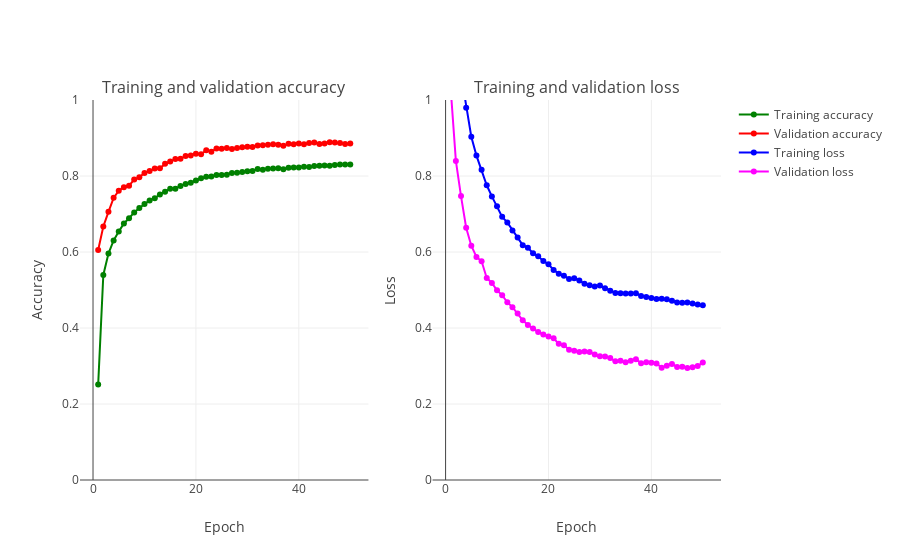
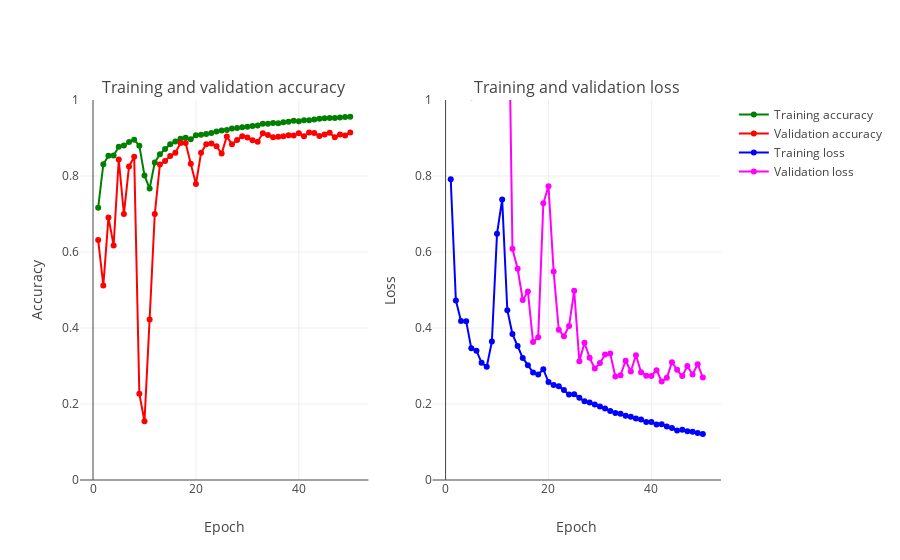
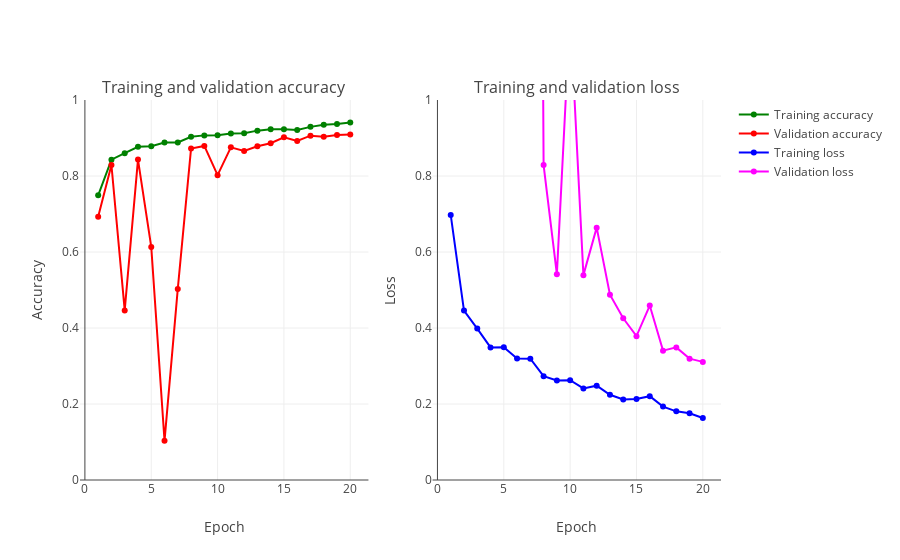
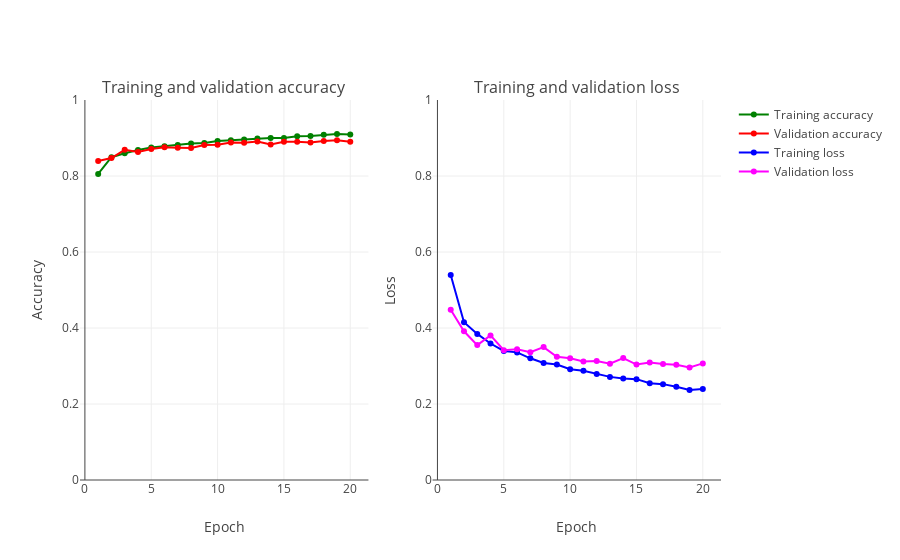

Notebook cell for these charts, in order:
### Markdown cell above
<a id="ch7"></a>
# Plot History

### Code cell
for model_name in history_dict.keys():
    print(model_name)
    util.plot_accuracy_and_loss(history_dict[model_name])

### Figure 1 — Plotly figure (JSON) as saved in the notebook; plotly's stock layout.template omitted (floating-point values rounded to 4 significant figures)
{"data": [{"marker": {"color": "Green"}, "mode": "markers+lines", "name": "Training accuracy", "text": ["1", "2", "3", "4", "5", "6", "7", "8", "9", "10", "11", "12", "13", "14", "15", "16", "17", "18", "19", "20", "21", "22", "23", "24", "25", "26", "27", "28", "29", "30", "31", "32", "33", "34", "35", "36", "37", "38", "39", "40", "41", "42", "43", "44", "45", "46", "47", "48", "49", "50"], "type": "scatter", "uid": "b9689b33-d641-4ac9-a9db-8ca7b71d28b7", "x": [1, 2, 3, 4, 5, 6, 7, 8, 9, 10, 11, 12, 13, 14, 15, 16, 17, 18, 19, 20, 21, 22, 23, 24, 25, 26, 27, 28, 29, 30, 31, 32, 33, 34, 35, 36, 37, 38, 39, 40, 41, 42, 43, 44, 45, 46, 47, 48, 49, 50], "xaxis": "x", "y": [0.2511, 0.5397, 0.5958, 0.6305, 0.6537, 0.6751, 0.6887, 0.7043, 0.7159, 0.7266, 0.7358, 0.7414, 0.7515, 0.7587, 0.7668, 0.7666, 0.7739, 0.7788, 0.7822, 0.7882, 0.7944, 0.7978, 0.7988, 0.8028, 0.8029, 0.8035, 0.8077, 0.8087, 0.8104, 0.8126, 0.813, 0.8181, 0.8167, 0.819, 0.82, 0.8204, 0.8179, 0.8215, 0.8224, 0.8221, 0.8242, 0.8239, 0.826, 0.8267, 0.8274, 0.8268, 0.829, 0.8301, 0.8302, 0.8302], "yaxis": "y"}, {"marker": {"color": "Red"}, "mode": "markers+lines", "name": "Validation accuracy", "text": ["1", "2", "3", "4", "5", "6", "7", "8", "9", "10", "11", "12", "13", "14", "15", "16", "17", "18", "19", "20", "21", "22", "23", "24", "25", "26", "27", "28", "29", "30", "31", "32", "33", "34", "35", "36", "37", "38", "39", "40", "41", "42", "43", "44", "45", "46", "47", "48", "49", "50"], "type": "scatter", "uid": "2803ce84-4760-464b-816a-f849d1ce9a95", "x": [1, 2, 3, 4, 5, 6, 7, 8, 9, 10, 11, 12, 13, 14, 15, 16, 17, 18, 19, 20, 21, 22, 23, 24, 25, 26, 27, 28, 29, 30, 31, 32, 33, 34, 35, 36, 37, 38, 39, 40, 41, 42, 43, 44, 45, 46, 47, 48, 49, 50], "xaxis": "x", "y": [0.6054, 0.667, 0.7057, 0.7425, 0.7614, 0.7706, 0.7747, 0.7907, 0.7964, 0.8079, 0.8129, 0.8195, 0.8205, 0.8319, 0.8383, 0.8444, 0.8452, 0.8528, 0.8541, 0.8588, 0.857, 0.8677, 0.8641, 0.8725, 0.8718, 0.8735, 0.871, 0.8738, 0.8758, 0.877, 0.8762, 0.88, 0.881, 0.8819, 0.8833, 0.8821, 0.8797, 0.8848, 0.8832, 0.8852, 0.8833, 0.8869, 0.8878, 0.8845, 0.8854, 0.8891, 0.8878, 0.8868, 0.8845, 0.8857], "yaxis": "y"}, {"marker": {"color": "Blue"}, "mode": "markers+lines", "name": "Training loss", "text": ["1", "2", "3", "4", "5", "6", "7", "8", "9", "10", "11", "12", "13", "14", "15", "16", "17", "18", "19", "20", "21", "22", "23", "24", "25", "26", "27", "28", "29", "30", "31", "32", "33", "34", "35", "36", "37", "38", "39", "40", "41", "42", "43", "44", "45", "46", "47", "48", "49", "50"], "type": "scatter", "uid": "8ffb380b-190c-41c3-b25d-4d62c0f06e8a", "x": [1, 2, 3, 4, 5, 6, 7, 8, 9, 10, 11, 12, 13, 14, 15, 16, 17, 18, 19, 20, 21, 22, 23, 24, 25, 26, 27, 28, 29, 30, 31, 32, 33, 34, 35, 36, 37, 38, 39, 40, 41, 42, 43, 44, 45, 46, 47, 48, 49, 50], "xaxis": "x2", "y": [3.366, 1.22, 1.068, 0.9796, 0.9035, 0.8536, 0.8166, 0.7756, 0.7463, 0.7207, 0.6924, 0.6779, 0.6568, 0.6384, 0.618, 0.6114, 0.5964, 0.5888, 0.5766, 0.5675, 0.5529, 0.5428, 0.5376, 0.5291, 0.5308, 0.5251, 0.5163, 0.5128, 0.5093, 0.5119, 0.5045, 0.4981, 0.4922, 0.4917, 0.4907, 0.491, 0.4917, 0.4845, 0.4817, 0.4787, 0.4766, 0.4771, 0.4758, 0.4717, 0.467, 0.4665, 0.4673, 0.4642, 0.4621, 0.4596], "yaxis": "y2"}, {"marker": {"color": "Magenta"}, "mode": "markers+lines", "name": "Validation loss", "text": ["1", "2", "3", "4", "5", "6", "7", "8", "9", "10", "11", "12", "13", "14", "15", "16", "17", "18", "19", "20", "21", "22", "23", "24", "25", "26", "27", "28", "29", "30", "31", "32", "33", "34", "35", "36", "37", "38", "39", "40", "41", "42", "43", "44", "45", "46", "47", "48", "49", "50"], "type": "scatter", "uid": "feaa9397-a544-4884-bd5a-073089300df8", "x": [1, 2, 3, 4, 5, 6, 7, 8, 9, 10, 11, 12, 13, 14, 15, 16, 17, 18, 19, 20, 21, 22, 23, 24, 25, 26, 27, 28, 29, 30, 31, 32, 33, 34, 35, 36, 37, 38, 39, 40, 41, 42, 43, 44, 45, 46, 47, 48, 49, 50], "xaxis": "x2", "y": [1.029, 0.8398, 0.7473, 0.6639, 0.6166, 0.5869, 0.5757, 0.5318, 0.5184, 0.499, 0.4864, 0.4677, 0.4549, 0.438, 0.4202, 0.4078, 0.3987, 0.3892, 0.383, 0.3778, 0.3727, 0.3585, 0.3547, 0.343, 0.3404, 0.3371, 0.338, 0.3371, 0.33, 0.3256, 0.3248, 0.3207, 0.3127, 0.3136, 0.3096, 0.3139, 0.3175, 0.3074, 0.3097, 0.3083, 0.3064, 0.2957, 0.3009, 0.3055, 0.2975, 0.2982, 0.295, 0.2969, 0.3, 0.3091], "yaxis": "y2"}], "layout": {"annotations": [{"font": {"size": 16}, "showarrow": false, "text": "Training and validation accuracy", "x": 0.225, "xanchor": "center", "xref": "paper", "y": 1, "yanchor": "bottom", "yref": "paper"}, {"font": {"size": 16}, "showarrow": false, "text": "Training and validation loss", "x": 0.775, "xanchor": "center", "xref": "paper", "y": 1, "yanchor": "bottom", "yref": "paper"}], "xaxis": {"anchor": "y", "domain": [0, 0.45], "title": {"text": "Epoch"}}, "xaxis2": {"anchor": "y2", "domain": [0.55, 1], "title": {"text": "Epoch"}}, "yaxis": {"anchor": "x", "domain": [0, 1], "range": [0, 1], "title": {"text": "Accuracy"}}, "yaxis2": {"anchor": "x2", "domain": [0, 1], "range": [0, 1], "title": {"text": "Loss"}}}}

### Figure 2 — Plotly figure (JSON) as saved in the notebook; plotly's stock layout.template omitted (floating-point values rounded to 4 significant figures)
{"data": [{"marker": {"color": "Green"}, "mode": "markers+lines", "name": "Training accuracy", "text": ["1", "2", "3", "4", "5", "6", "7", "8", "9", "10", "11", "12", "13", "14", "15", "16", "17", "18", "19", "20", "21", "22", "23", "24", "25", "26", "27", "28", "29", "30", "31", "32", "33", "34", "35", "36", "37", "38", "39", "40", "41", "42", "43", "44", "45", "46", "47", "48", "49", "50"], "type": "scatter", "uid": "cbc17c87-842b-4da4-9f9c-a83ff7b64885", "x": [1, 2, 3, 4, 5, 6, 7, 8, 9, 10, 11, 12, 13, 14, 15, 16, 17, 18, 19, 20, 21, 22, 23, 24, 25, 26, 27, 28, 29, 30, 31, 32, 33, 34, 35, 36, 37, 38, 39, 40, 41, 42, 43, 44, 45, 46, 47, 48, 49, 50], "xaxis": "x", "y": [0.7166, 0.8309, 0.8533, 0.8536, 0.8769, 0.8801, 0.8895, 0.8953, 0.8798, 0.8014, 0.767, 0.8356, 0.8572, 0.8707, 0.8833, 0.8909, 0.898, 0.9008, 0.8964, 0.9073, 0.9085, 0.9105, 0.9133, 0.9172, 0.9196, 0.9212, 0.9249, 0.9266, 0.9285, 0.9293, 0.9313, 0.9327, 0.9373, 0.9374, 0.9395, 0.9389, 0.9413, 0.9428, 0.9451, 0.9442, 0.9464, 0.9466, 0.9489, 0.9504, 0.9521, 0.9528, 0.9524, 0.9541, 0.9549, 0.9559], "yaxis": "y"}, {"marker": {"color": "Red"}, "mode": "markers+lines", "name": "Validation accuracy", "text": ["1", "2", "3", "4", "5", "6", "7", "8", "9", "10", "11", "12", "13", "14", "15", "16", "17", "18", "19", "20", "21", "22", "23", "24", "25", "26", "27", "28", "29", "30", "31", "32", "33", "34", "35", "36", "37", "38", "39", "40", "41", "42", "43", "44", "45", "46", "47", "48", "49", "50"], "type": "scatter", "uid": "e56daa37-3cd2-4e03-aeb9-9a6d79a2f1a9", "x": [1, 2, 3, 4, 5, 6, 7, 8, 9, 10, 11, 12, 13, 14, 15, 16, 17, 18, 19, 20, 21, 22, 23, 24, 25, 26, 27, 28, 29, 30, 31, 32, 33, 34, 35, 36, 37, 38, 39, 40, 41, 42, 43, 44, 45, 46, 47, 48, 49, 50], "xaxis": "x", "y": [0.6316, 0.5121, 0.691, 0.6174, 0.8433, 0.7001, 0.8253, 0.8504, 0.227, 0.1545, 0.4226, 0.6997, 0.8303, 0.8395, 0.8523, 0.8609, 0.8867, 0.8868, 0.8323, 0.779, 0.8612, 0.8838, 0.8858, 0.8784, 0.8589, 0.9042, 0.8837, 0.8949, 0.9044, 0.9013, 0.8938, 0.8902, 0.9123, 0.9081, 0.9017, 0.9036, 0.9049, 0.9072, 0.9064, 0.9127, 0.9049, 0.9146, 0.913, 0.9054, 0.9093, 0.9135, 0.902, 0.9095, 0.9066, 0.9147], "yaxis": "y"}, {"marker": {"color": "Blue"}, "mode": "markers+lines", "name": "Training loss", "text": ["1", "2", "3", "4", "5", "6", "7", "8", "9", "10", "11", "12", "13", "14", "15", "16", "17", "18", "19", "20", "21", "22", "23", "24", "25", "26", "27", "28", "29", "30", "31", "32", "33", "34", "35", "36", "37", "38", "39", "40", "41", "42", "43", "44", "45", "46", "47", "48", "49", "50"], "type": "scatter", "uid": "54b406d2-3364-4df9-9d0e-e5e2eadc629a", "x": [1, 2, 3, 4, 5, 6, 7, 8, 9, 10, 11, 12, 13, 14, 15, 16, 17, 18, 19, 20, 21, 22, 23, 24, 25, 26, 27, 28, 29, 30, 31, 32, 33, 34, 35, 36, 37, 38, 39, 40, 41, 42, 43, 44, 45, 46, 47, 48, 49, 50], "xaxis": "x2", "y": [0.7916, 0.4727, 0.4183, 0.418, 0.3464, 0.3403, 0.3085, 0.2981, 0.3642, 0.6483, 0.7383, 0.4468, 0.384, 0.3527, 0.3212, 0.3022, 0.2828, 0.2775, 0.2915, 0.2577, 0.25, 0.2468, 0.2367, 0.2251, 0.2253, 0.2162, 0.2073, 0.2036, 0.1986, 0.1933, 0.1882, 0.1818, 0.176, 0.1741, 0.1693, 0.1668, 0.1618, 0.159, 0.1529, 0.1526, 0.1463, 0.1466, 0.1411, 0.137, 0.1303, 0.1323, 0.1281, 0.1268, 0.124, 0.1208], "yaxis": "y2"}, {"marker": {"color": "Magenta"}, "mode": "markers+lines", "name": "Validation loss", "text": ["1", "2", "3", "4", "5", "6", "7", "8", "9", "10", "11", "12", "13", "14", "15", "16", "17", "18", "19", "20", "21", "22", "23", "24", "25", "26", "27", "28", "29", "30", "31", "32", "33", "34", "35", "36", "37", "38", "39", "40", "41", "42", "43", "44", "45", "46", "47", "48", "49", "50"], "type": "scatter", "uid": "7f163687-2295-439d-bf3b-6ec1e1552fd4", "x": [1, 2, 3, 4, 5, 6, 7, 8, 9, 10, 11, 12, 13, 14, 15, 16, 17, 18, 19, 20, 21, 22, 23, 24, 25, 26, 27, 28, 29, 30, 31, 32, 33, 34, 35, 36, 37, 38, 39, 40, 41, 42, 43, 44, 45, 46, 47, 48, 49, 50], "xaxis": "x2", "y": [2.671, 6.218, 3.231, 4.905, 1.007, 2.56, 1.238, 1.129, 10.94, 11.17, 5.043, 1.52, 0.6084, 0.5559, 0.4736, 0.496, 0.3631, 0.3758, 0.7281, 0.7733, 0.549, 0.3954, 0.3781, 0.4053, 0.498, 0.3123, 0.3613, 0.3215, 0.2936, 0.3077, 0.3302, 0.3327, 0.2723, 0.2757, 0.3141, 0.2855, 0.3281, 0.2832, 0.2742, 0.2738, 0.2891, 0.2591, 0.2691, 0.3098, 0.2901, 0.2735, 0.2997, 0.2776, 0.3047, 0.2697], "yaxis": "y2"}], "layout": {"annotations": [{"font": {"size": 16}, "showarrow": false, "text": "Training and validation accuracy", "x": 0.225, "xanchor": "center", "xref": "paper", "y": 1, "yanchor": "bottom", "yref": "paper"}, {"font": {"size": 16}, "showarrow": false, "text": "Training and validation loss", "x": 0.775, "xanchor": "center", "xref": "paper", "y": 1, "yanchor": "bottom", "yref": "paper"}], "xaxis": {"anchor": "y", "domain": [0, 0.45], "title": {"text": "Epoch"}}, "xaxis2": {"anchor": "y2", "domain": [0.55, 1], "title": {"text": "Epoch"}}, "yaxis": {"anchor": "x", "domain": [0, 1], "range": [0, 1], "title": {"text": "Accuracy"}}, "yaxis2": {"anchor": "x2", "domain": [0, 1], "range": [0, 1], "title": {"text": "Loss"}}}}

### Figure 3 — Plotly figure (JSON) as saved in the notebook; plotly's stock layout.template omitted (floating-point values rounded to 4 significant figures)
{"data": [{"marker": {"color": "Green"}, "mode": "markers+lines", "name": "Training accuracy", "text": ["1", "2", "3", "4", "5", "6", "7", "8", "9", "10", "11", "12", "13", "14", "15", "16", "17", "18", "19", "20"], "type": "scatter", "uid": "e22dbb6c-f8ac-4faf-9819-ab75f0f73f98", "x": [1, 2, 3, 4, 5, 6, 7, 8, 9, 10, 11, 12, 13, 14, 15, 16, 17, 18, 19, 20], "xaxis": "x", "y": [0.7492, 0.843, 0.8601, 0.877, 0.8781, 0.888, 0.8882, 0.9031, 0.9069, 0.9074, 0.912, 0.9127, 0.9194, 0.9229, 0.9231, 0.9209, 0.9293, 0.9349, 0.9368, 0.9405], "yaxis": "y"}, {"marker": {"color": "Red"}, "mode": "markers+lines", "name": "Validation accuracy", "text": ["1", "2", "3", "4", "5", "6", "7", "8", "9", "10", "11", "12", "13", "14", "15", "16", "17", "18", "19", "20"], "type": "scatter", "uid": "119aa240-21d3-4128-bdf6-28fb1ee78a02", "x": [1, 2, 3, 4, 5, 6, 7, 8, 9, 10, 11, 12, 13, 14, 15, 16, 17, 18, 19, 20], "xaxis": "x", "y": [0.6926, 0.829, 0.4462, 0.8432, 0.6132, 0.1032, 0.5028, 0.8722, 0.8791, 0.8022, 0.8755, 0.866, 0.8782, 0.8862, 0.902, 0.892, 0.9062, 0.9032, 0.9079, 0.9089], "yaxis": "y"}, {"marker": {"color": "Blue"}, "mode": "markers+lines", "name": "Training loss", "text": ["1", "2", "3", "4", "5", "6", "7", "8", "9", "10", "11", "12", "13", "14", "15", "16", "17", "18", "19", "20"], "type": "scatter", "uid": "26da8aa6-f375-4cc5-9676-4844711e37dc", "x": [1, 2, 3, 4, 5, 6, 7, 8, 9, 10, 11, 12, 13, 14, 15, 16, 17, 18, 19, 20], "xaxis": "x2", "y": [0.6974, 0.4458, 0.3985, 0.3489, 0.3491, 0.3195, 0.3192, 0.2732, 0.2618, 0.2626, 0.241, 0.2483, 0.2243, 0.2121, 0.2129, 0.2207, 0.1932, 0.1807, 0.1754, 0.1632], "yaxis": "y2"}, {"marker": {"color": "Magenta"}, "mode": "markers+lines", "name": "Validation loss", "text": ["1", "2", "3", "4", "5", "6", "7", "8", "9", "10", "11", "12", "13", "14", "15", "16", "17", "18", "19", "20"], "type": "scatter", "uid": "d8ba4e1e-f2d4-4f6a-bb93-374dcf246060", "x": [1, 2, 3, 4, 5, 6, 7, 8, 9, 10, 11, 12, 13, 14, 15, 16, 17, 18, 19, 20], "xaxis": "x2", "y": [2.066, 1.021, 7.127, 1.135, 4.83, 14.36, 6.59, 0.8288, 0.5417, 1.231, 0.5391, 0.6641, 0.4878, 0.4255, 0.3786, 0.459, 0.3404, 0.349, 0.3194, 0.3108], "yaxis": "y2"}], "layout": {"annotations": [{"font": {"size": 16}, "showarrow": false, "text": "Training and validation accuracy", "x": 0.225, "xanchor": "center", "xref": "paper", "y": 1, "yanchor": "bottom", "yref": "paper"}, {"font": {"size": 16}, "showarrow": false, "text": "Training and validation loss", "x": 0.775, "xanchor": "center", "xref": "paper", "y": 1, "yanchor": "bottom", "yref": "paper"}], "xaxis": {"anchor": "y", "domain": [0, 0.45], "title": {"text": "Epoch"}}, "xaxis2": {"anchor": "y2", "domain": [0.55, 1], "title": {"text": "Epoch"}}, "yaxis": {"anchor": "x", "domain": [0, 1], "range": [0, 1], "title": {"text": "Accuracy"}}, "yaxis2": {"anchor": "x2", "domain": [0, 1], "range": [0, 1], "title": {"text": "Loss"}}}}

### Figure 4 — Plotly figure (JSON) as saved in the notebook; plotly's stock layout.template omitted (floating-point values rounded to 4 significant figures)
{"data": [{"marker": {"color": "Green"}, "mode": "markers+lines", "name": "Training accuracy", "text": ["1", "2", "3", "4", "5", "6", "7", "8", "9", "10", "11", "12", "13", "14", "15", "16", "17", "18", "19", "20"], "type": "scatter", "uid": "a7b7851c-6766-4527-8010-3efdca3b1ad5", "x": [1, 2, 3, 4, 5, 6, 7, 8, 9, 10, 11, 12, 13, 14, 15, 16, 17, 18, 19, 20], "xaxis": "x", "y": [0.8055, 0.8494, 0.8598, 0.8684, 0.8748, 0.8786, 0.8817, 0.8853, 0.8867, 0.8919, 0.894, 0.8961, 0.8986, 0.8999, 0.9002, 0.9045, 0.9054, 0.9082, 0.9107, 0.9094], "yaxis": "y"}, {"marker": {"color": "Red"}, "mode": "markers+lines", "name": "Validation accuracy", "text": ["1", "2", "3", "4", "5", "6", "7", "8", "9", "10", "11", "12", "13", "14", "15", "16", "17", "18", "19", "20"], "type": "scatter", "uid": "ba63f50e-efe4-4524-94dd-561423170078", "x": [1, 2, 3, 4, 5, 6, 7, 8, 9, 10, 11, 12, 13, 14, 15, 16, 17, 18, 19, 20], "xaxis": "x", "y": [0.8393, 0.8474, 0.8689, 0.8631, 0.8711, 0.8755, 0.8743, 0.8736, 0.8818, 0.8822, 0.8883, 0.8872, 0.8906, 0.8828, 0.8899, 0.8904, 0.8883, 0.8922, 0.8942, 0.8898], "yaxis": "y"}, {"marker": {"color": "Blue"}, "mode": "markers+lines", "name": "Training loss", "text": ["1", "2", "3", "4", "5", "6", "7", "8", "9", "10", "11", "12", "13", "14", "15", "16", "17", "18", "19", "20"], "type": "scatter", "uid": "1871794c-208a-4c9f-bf90-b461131d726f", "x": [1, 2, 3, 4, 5, 6, 7, 8, 9, 10, 11, 12, 13, 14, 15, 16, 17, 18, 19, 20], "xaxis": "x2", "y": [0.5393, 0.4151, 0.3844, 0.3592, 0.3395, 0.3358, 0.3203, 0.3078, 0.3038, 0.2913, 0.2874, 0.2789, 0.2714, 0.2673, 0.2653, 0.2544, 0.2523, 0.2452, 0.2371, 0.2397], "yaxis": "y2"}, {"marker": {"color": "Magenta"}, "mode": "markers+lines", "name": "Validation loss", "text": ["1", "2", "3", "4", "5", "6", "7", "8", "9", "10", "11", "12", "13", "14", "15", "16", "17", "18", "19", "20"], "type": "scatter", "uid": "c4406bbf-adf0-41c0-98ec-af2bd256e858", "x": [1, 2, 3, 4, 5, 6, 7, 8, 9, 10, 11, 12, 13, 14, 15, 16, 17, 18, 19, 20], "xaxis": "x2", "y": [0.448, 0.3914, 0.355, 0.3804, 0.3415, 0.3442, 0.3361, 0.3497, 0.3243, 0.3203, 0.3116, 0.3133, 0.306, 0.3208, 0.3039, 0.3095, 0.3054, 0.3031, 0.296, 0.3068], "yaxis": "y2"}], "layout": {"annotations": [{"font": {"size": 16}, "showarrow": false, "text": "Training and validation accuracy", "x": 0.225, "xanchor": "center", "xref": "paper", "y": 1, "yanchor": "bottom", "yref": "paper"}, {"font": {"size": 16}, "showarrow": false, "text": "Training and validation loss", "x": 0.775, "xanchor": "center", "xref": "paper", "y": 1, "yanchor": "bottom", "yref": "paper"}], "xaxis": {"anchor": "y", "domain": [0, 0.45], "title": {"text": "Epoch"}}, "xaxis2": {"anchor": "y2", "domain": [0.55, 1], "title": {"text": "Epoch"}}, "yaxis": {"anchor": "x", "domain": [0, 1], "range": [0, 1], "title": {"text": "Accuracy"}}, "yaxis2": {"anchor": "x2", "domain": [0, 1], "range": [0, 1], "title": {"text": "Loss"}}}}
